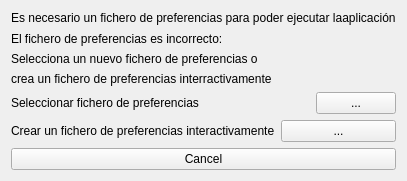
<?xml version="1.0" encoding="UTF-8"?>
<ui version="4.0">
 <class>AlertFileJson</class>
 <widget class="QWidget" name="AlertFileJson">
  <property name="geometry">
   <rect>
    <x>0</x>
    <y>0</y>
    <width>384</width>
    <height>181</height>
   </rect>
  </property>
  <property name="windowTitle">
   <string>Form</string>
  </property>
  <layout class="QVBoxLayout" name="verticalLayout_2">
   <item>
    <layout class="QVBoxLayout" name="verticalLayout">
     <item>
      <widget class="QLabel" name="label_6">
       <property name="text">
        <string>Es necesario un fichero de preferencias para poder ejecutar laaplicación</string>
       </property>
      </widget>
     </item>
     <item>
      <widget class="QLabel" name="label">
       <property name="text">
        <string>El fichero de preferencias es incorrecto:</string>
       </property>
      </widget>
     </item>
     <item>
      <widget class="QLabel" name="label_2">
       <property name="text">
        <string>Selecciona un nuevo fichero de preferencias o</string>
       </property>
      </widget>
     </item>
     <item>
      <widget class="QLabel" name="label_3">
       <property name="text">
        <string>crea un fichero de preferencias interractivamente</string>
       </property>
      </widget>
     </item>
    </layout>
   </item>
   <item>
    <layout class="QHBoxLayout" name="horizontalLayout_2">
     <item>
      <widget class="QLabel" name="label_4">
       <property name="text">
        <string>Seleccionar fichero de preferencias</string>
       </property>
      </widget>
     </item>
     <item>
      <spacer name="horizontalSpacer">
       <property name="orientation">
        <enum>Qt::Horizontal</enum>
       </property>
       <property name="sizeHint" stdset="0">
        <size>
         <width>40</width>
         <height>20</height>
        </size>
       </property>
      </spacer>
     </item>
     <item>
      <widget class="QPushButton" name="pushButtonSelectJson">
       <property name="text">
        <string>...</string>
       </property>
      </widget>
     </item>
    </layout>
   </item>
   <item>
    <layout class="QHBoxLayout" name="horizontalLayout">
     <item>
      <widget class="QLabel" name="label_5">
       <property name="text">
        <string>Crear un fichero de preferencias interactivamente</string>
       </property>
      </widget>
     </item>
     <item>
      <widget class="QPushButton" name="pushButtonCreateJson">
       <property name="text">
        <string>...</string>
       </property>
      </widget>
     </item>
    </layout>
   </item>
   <item>
    <widget class="QPushButton" name="pushButtonCancel">
     <property name="text">
      <string>Cancel</string>
     </property>
    </widget>
   </item>
  </layout>
 </widget>
 <resources/>
 <connections/>
</ui>
